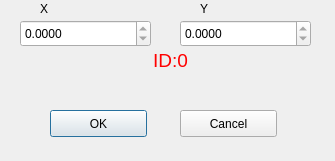
<?xml version="1.0" encoding="UTF-8"?>
<ui version="4.0">
 <class>DialogPointCoord</class>
 <widget class="QDialog" name="DialogPointCoord">
  <property name="geometry">
   <rect>
    <x>0</x>
    <y>0</y>
    <width>335</width>
    <height>161</height>
   </rect>
  </property>
  <property name="windowTitle">
   <string>Add Stereo Point</string>
  </property>
  <widget class="QDoubleSpinBox" name="doubleSpinBox_X">
   <property name="geometry">
    <rect>
     <x>20</x>
     <y>20</y>
     <width>131</width>
     <height>27</height>
    </rect>
   </property>
   <property name="readOnly">
    <bool>true</bool>
   </property>
   <property name="decimals">
    <number>4</number>
   </property>
   <property name="minimum">
    <double>-9999999.000000000000000</double>
   </property>
   <property name="maximum">
    <double>9999999.000000000000000</double>
   </property>
  </widget>
  <widget class="QDoubleSpinBox" name="doubleSpinBox_Y">
   <property name="geometry">
    <rect>
     <x>180</x>
     <y>20</y>
     <width>131</width>
     <height>27</height>
    </rect>
   </property>
   <property name="readOnly">
    <bool>true</bool>
   </property>
   <property name="decimals">
    <number>4</number>
   </property>
   <property name="minimum">
    <double>-9999999.000000000000000</double>
   </property>
   <property name="maximum">
    <double>9999999.000000000000000</double>
   </property>
   <property name="value">
    <double>0.000000000000000</double>
   </property>
  </widget>
  <widget class="QLabel" name="label">
   <property name="geometry">
    <rect>
     <x>40</x>
     <y>0</y>
     <width>67</width>
     <height>17</height>
    </rect>
   </property>
   <property name="text">
    <string>X</string>
   </property>
  </widget>
  <widget class="QLabel" name="label_2">
   <property name="geometry">
    <rect>
     <x>200</x>
     <y>0</y>
     <width>67</width>
     <height>17</height>
    </rect>
   </property>
   <property name="text">
    <string>Y</string>
   </property>
  </widget>
  <widget class="QPushButton" name="pushButton_OK">
   <property name="geometry">
    <rect>
     <x>50</x>
     <y>110</y>
     <width>97</width>
     <height>27</height>
    </rect>
   </property>
   <property name="text">
    <string>OK</string>
   </property>
  </widget>
  <widget class="QPushButton" name="pushButton_Cancel">
   <property name="geometry">
    <rect>
     <x>180</x>
     <y>110</y>
     <width>97</width>
     <height>27</height>
    </rect>
   </property>
   <property name="text">
    <string>Cancel</string>
   </property>
  </widget>
  <widget class="QLabel" name="label_Info">
   <property name="geometry">
    <rect>
     <x>30</x>
     <y>100</y>
     <width>281</width>
     <height>20</height>
    </rect>
   </property>
   <property name="font">
    <font>
     <pointsize>14</pointsize>
    </font>
   </property>
   <property name="text">
    <string/>
   </property>
   <property name="alignment">
    <set>Qt::AlignCenter</set>
   </property>
  </widget>
  <widget class="QLabel" name="label_ID">
   <property name="geometry">
    <rect>
     <x>30</x>
     <y>50</y>
     <width>281</width>
     <height>20</height>
    </rect>
   </property>
   <property name="palette">
    <palette>
     <active>
      <colorrole role="WindowText">
       <brush brushstyle="SolidPattern">
        <color alpha="255">
         <red>255</red>
         <green>0</green>
         <blue>0</blue>
        </color>
       </brush>
      </colorrole>
      <colorrole role="Text">
       <brush brushstyle="SolidPattern">
        <color alpha="255">
         <red>255</red>
         <green>0</green>
         <blue>0</blue>
        </color>
       </brush>
      </colorrole>
     </active>
     <inactive>
      <colorrole role="WindowText">
       <brush brushstyle="SolidPattern">
        <color alpha="255">
         <red>255</red>
         <green>0</green>
         <blue>0</blue>
        </color>
       </brush>
      </colorrole>
      <colorrole role="Text">
       <brush brushstyle="SolidPattern">
        <color alpha="255">
         <red>255</red>
         <green>0</green>
         <blue>0</blue>
        </color>
       </brush>
      </colorrole>
     </inactive>
     <disabled>
      <colorrole role="WindowText">
       <brush brushstyle="SolidPattern">
        <color alpha="255">
         <red>159</red>
         <green>158</green>
         <blue>158</blue>
        </color>
       </brush>
      </colorrole>
      <colorrole role="Text">
       <brush brushstyle="SolidPattern">
        <color alpha="255">
         <red>159</red>
         <green>158</green>
         <blue>158</blue>
        </color>
       </brush>
      </colorrole>
     </disabled>
    </palette>
   </property>
   <property name="font">
    <font>
     <pointsize>14</pointsize>
    </font>
   </property>
   <property name="text">
    <string>ID:0</string>
   </property>
   <property name="alignment">
    <set>Qt::AlignCenter</set>
   </property>
  </widget>
 </widget>
 <resources/>
 <connections>
  <connection>
   <sender>pushButton_OK</sender>
   <signal>clicked()</signal>
   <receiver>DialogPointCoord</receiver>
   <slot>accept()</slot>
   <hints>
    <hint type="sourcelabel">
     <x>98</x>
     <y>73</y>
    </hint>
    <hint type="destinationlabel">
     <x>167</x>
     <y>46</y>
    </hint>
   </hints>
  </connection>
  <connection>
   <sender>pushButton_Cancel</sender>
   <signal>clicked()</signal>
   <receiver>DialogPointCoord</receiver>
   <slot>reject()</slot>
   <hints>
    <hint type="sourcelabel">
     <x>228</x>
     <y>73</y>
    </hint>
    <hint type="destinationlabel">
     <x>167</x>
     <y>46</y>
    </hint>
   </hints>
  </connection>
 </connections>
</ui>
